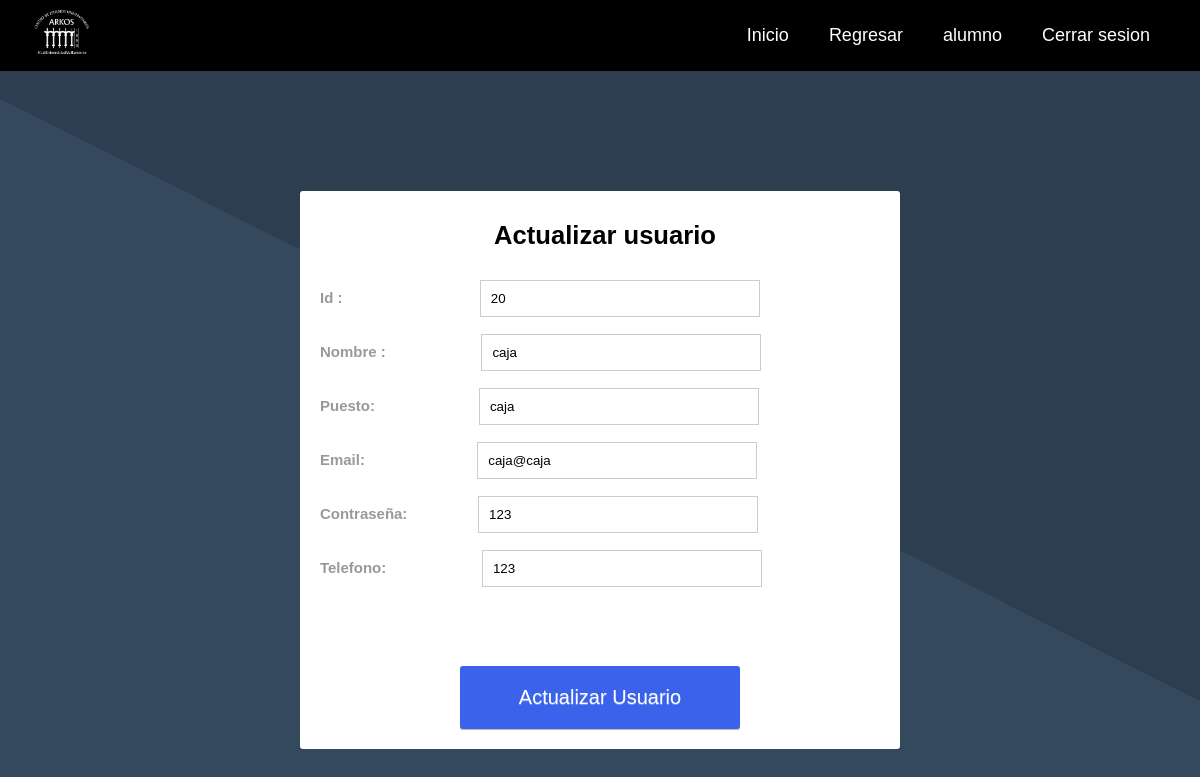
The page /actualizarUsuario.php?id=20 (signed in) on the database its author committed.
### tables this page shows
CREATE TABLE `tbl_empleado` (
  `id_empleado` bigint(20) NOT NULL,
  `nombre` varchar(100) NOT NULL,
  `id_usuario` bigint(20) NOT NULL,
  `puesto` text NOT NULL,
  `email` varchar(100) NOT NULL,
  `contraseña` varchar(100) NOT NULL,
  `telefono` int(10) NOT NULL
);

### actualizarUsuario.php (the view, shortened to what this page needs)
<?php
$dbhost = "localhost";
$dbuser = "root";
$dbpass = "";
$dbname = "saceuapay";
$conn = mysqli_connect($dbhost, $dbuser, $dbpass, $dbname);
$id = $_GET['id'];
$sql = "SELECT * FROM tbl_empleado WHERE id_empleado = '$id'";
$query = mysqli_query($conn, $sql);
$row = mysqli_fetch_array($query);
?>
<!DOCTYPE html>
<html>
<head>
	<link rel="stylesheet" type="text/css" href="styles/estiloFormAdmin.css" />
</head>
<header>
	<section>
		<img src="images/logoarkos.png" id="logo">
		<nav>
			<ul>
				<li><a href="menuadmin.php">Inicio</a></li>
				<li><a href="menuadmin.php">Regresar</a></li>
				<ul>
					<li><a><?php echo $_SESSION['usuario'] ?> </a></li>
					<li><a href="php/logout.php">Cerrar sesion</a></li>
				</ul>
			</ul>
		</nav>
	</section>
</header>
<body>
	<form action="http://localhost/Saceuapay/updateUsuario.php" method="post">
		<h1 align="center">Actualizar usuario</h1>
		<h3>
			<label>Id :</label> &nbsp &nbsp &nbsp &nbsp &nbsp &nbsp &nbsp &nbsp &nbsp &nbsp &nbsp &nbsp &nbsp &nbsp &nbsp &nbsp
			<input type="text" class="campo" name="txtId" placeholder="Nombre" required value="<?php echo $row['id_empleado'] ?>" readonly><br><br>
			<label>Nombre :</label> &nbsp &nbsp &nbsp &nbsp &nbsp &nbsp &nbsp &nbsp &nbsp &nbsp &nbsp
			<input type="text" class="campo" name="txtNombre" placeholder="Nombre" required value="<?php echo $row['nombre'] ?>"><br><br>
			<label>Puesto:</label> &nbsp &nbsp &nbsp &nbsp &nbsp &nbsp &nbsp &nbsp &nbsp &nbsp &nbsp &nbsp
			<input type="text" class="campo" name="txtPuesto" placeholder="Numero de Control" required value="<?php echo $row['puesto'] ?>"><br><br>
			<label>Email:</label> &nbsp &nbsp &nbsp &nbsp &nbsp &nbsp &nbsp &nbsp &nbsp &nbsp &nbsp &nbsp &nbsp
			<input type="text" class="campo" name="txtEmail" placeholder="Numero de Control" required value="<?php echo $row['email'] ?>"><br><br>
			<label>Contraseña:</label> &nbsp &nbsp &nbsp &nbsp &nbsp &nbsp &nbsp &nbsp
			<input type="text" class="campo" name="txtContraseña" placeholder="Cuatrimestre" required value="<?php echo $row['contraseña'] ?>"><br><br>
			<label>Telefono:</label> &nbsp &nbsp &nbsp &nbsp &nbsp &nbsp &nbsp &nbsp &nbsp &nbsp &nbsp
			<input type="number" class="campo" name="txtTelefono" placeholder="Cuatrimestre" required value="<?php echo $row['telefono'] ?>"><br><br>
			<br>
		</h3><br><br><br>
		<a>
			<input type="submit" name="admguardar" class="btn btnn" value="Actualizar Usuario"></a>
	</form>
</body>
</html>

### styles/estiloFormAdmin.css (style rules this page uses)
* { padding: 0; margin: 0; box-sizing: border-box; }
body { align-items: center; justify-content: center; height: 100vh; background: url(logo.jpg); font-family: Arial, Helvetica, sans-serif; background: linear-gradient(26.65deg, #34495e 50%, #2c3e50 50%); }
h1 { margin-left: 10px; margin-bottom: 20px; color: #000; padding: 10px; }
form { background-color: white; border-radius: 3px; color: #999; font-size: 0.8em; padding: 20px; margin: 0 auto; width: 600px; margin-top: 10%; }
input, textarea { border: 0; outline: none; width: 280px; }
.campo { border: solid 1px #ccc; padding: 10px; }
.btn { border-radius: 3px; display: inline-block; padding: 20px 15px; text-decoration: none; text-shadow: 0 1px 0 rgba(255,255,255,0.3); box-shadow: 0 1px 1px rgba(0,0,0,0.3); margin-left: 140px; font-size: 20px; }
.btnn { color: white; background-color: #3a62ea; }
* { text-decoration:none; list-style:none; margin:0px; padding:0px; outline:none; }
section { width:100%; max-width:1200px; margin:0px auto; display:table; position:relative; }
header { width:100%; display:table; background-color:#000; margin-bottom:50px; }
#logo { float:left; width: 5.5%; margin-top: 0.45%; }
nav { width:auto; float:right; }
nav ul { display:table; float:right; }
nav ul li { float:left; }
nav ul li:last-child { padding-right:0px; }
nav ul li a { color:#fff; font-size:18px; padding: 25px 20px; display:inline-block; transition: all 0.5s ease 0s; }
@media only screen and (max-width: 1440px) { section { max-width:95%; } }

### rows shown on the page
tbl_empleado: txtId "20", txtNombre "caja", txtPuesto "caja", txtEmail "caja@caja", txtContraseña "123", txtTelefono "123"

### other values the page prints
$_SESSION['usuario'] "alumno"
